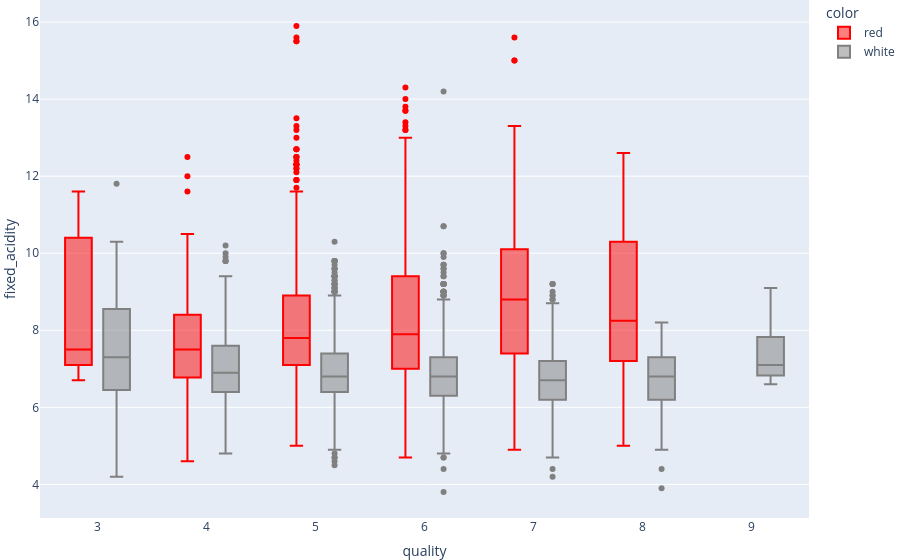
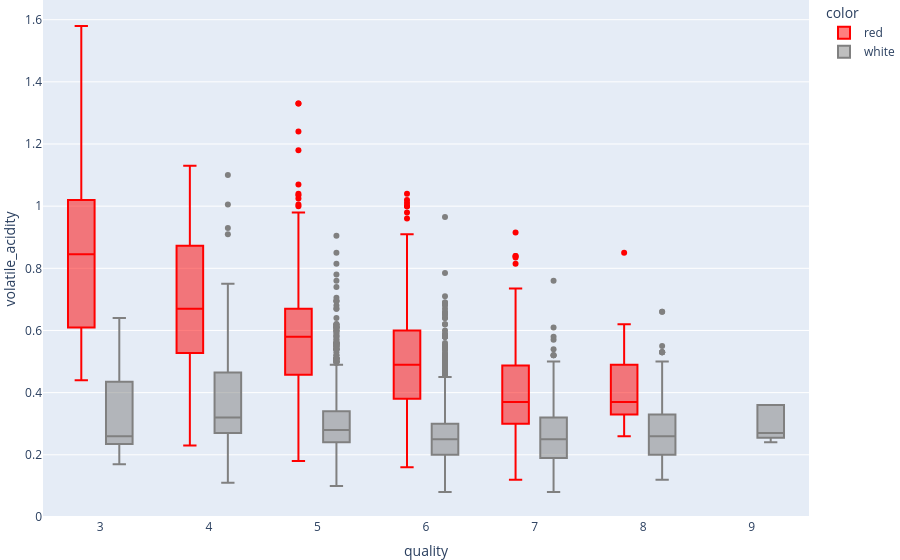
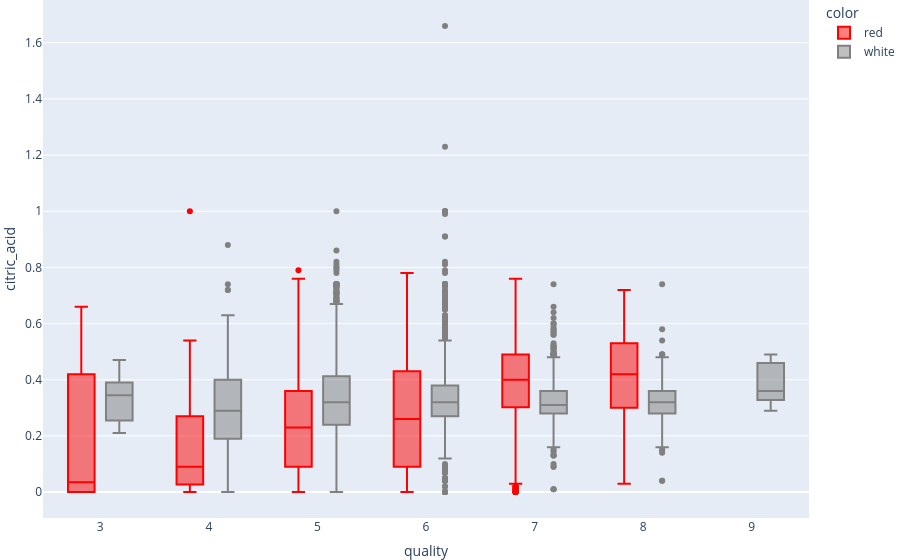
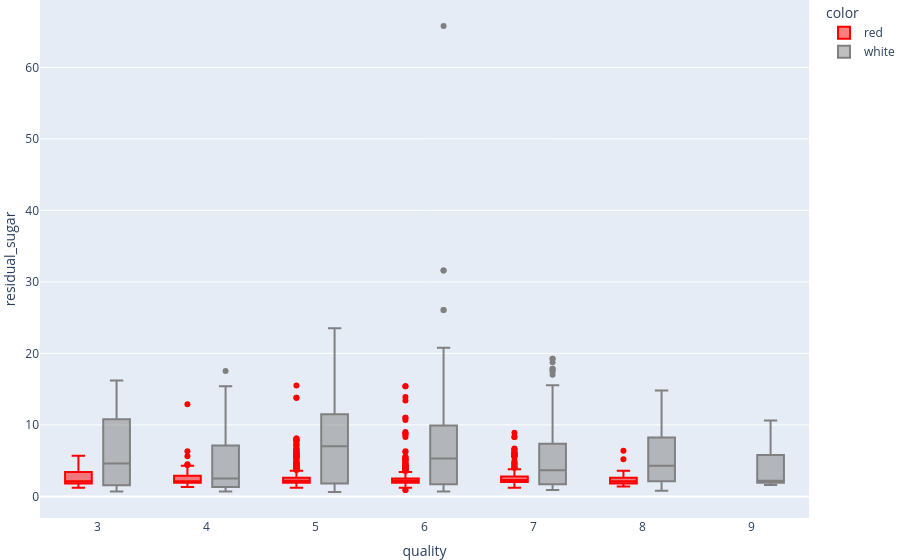

The notebook cell saved with these charts, in order:
### Code cell
features = [col for col in wine_quality_data.columns if col not in ['quality', 'color']]

for feature in features:
    fig = px.box(
        wine_quality_data,
        x='quality',
        y=feature,
        color='color',
        color_discrete_map={'red': 'red', 'white': 'gray'}
    )
    fig.update_layout(margin=dict(l=0, r=0, t=0, b=0))
    pio.write_image(fig, f"images/wine_{feature}.svg")
    fig.show()

### Figure 1 — Plotly figure (JSON) as saved in the notebook; plotly's stock layout.template omitted (floating-point values rounded to 4 significant figures; data arrays with more than 128 entries replaced by an {"elided": "..."} marker saying what was removed)
{"data": [{"alignmentgroup": "True", "hovertemplate": "color=red<br>quality=%{x}<br>fixed_acidity=%{y}<extra></extra>", "legendgroup": "red", "marker": {"color": "red"}, "name": "red", "notched": false, "offsetgroup": "red", "orientation": "v", "showlegend": true, "type": "box", "x": {"elided": "1599 int values"}, "x0": " ", "xaxis": "x", "y": {"elided": "1599 float values"}, "y0": " ", "yaxis": "y"}, {"alignmentgroup": "True", "hovertemplate": "color=white<br>quality=%{x}<br>fixed_acidity=%{y}<extra></extra>", "legendgroup": "white", "marker": {"color": "gray"}, "name": "white", "notched": false, "offsetgroup": "white", "orientation": "v", "showlegend": true, "type": "box", "x": {"elided": "4898 int values"}, "x0": " ", "xaxis": "x", "y": {"elided": "4898 float values"}, "y0": " ", "yaxis": "y"}], "layout": {"boxmode": "group", "legend": {"title": {"text": "color"}, "tracegroupgap": 0}, "margin": {"b": 0, "l": 0, "r": 0, "t": 0}, "xaxis": {"anchor": "y", "domain": [0, 1], "title": {"text": "quality"}}, "yaxis": {"anchor": "x", "domain": [0, 1], "title": {"text": "fixed_acidity"}}}}

### Figure 2 — Plotly figure (JSON) as saved in the notebook; plotly's stock layout.template omitted (floating-point values rounded to 4 significant figures; data arrays with more than 128 entries replaced by an {"elided": "..."} marker saying what was removed)
{"data": [{"alignmentgroup": "True", "hovertemplate": "color=red<br>quality=%{x}<br>volatile_acidity=%{y}<extra></extra>", "legendgroup": "red", "marker": {"color": "red"}, "name": "red", "notched": false, "offsetgroup": "red", "orientation": "v", "showlegend": true, "type": "box", "x": {"elided": "1599 int values"}, "x0": " ", "xaxis": "x", "y": {"elided": "1599 float values"}, "y0": " ", "yaxis": "y"}, {"alignmentgroup": "True", "hovertemplate": "color=white<br>quality=%{x}<br>volatile_acidity=%{y}<extra></extra>", "legendgroup": "white", "marker": {"color": "gray"}, "name": "white", "notched": false, "offsetgroup": "white", "orientation": "v", "showlegend": true, "type": "box", "x": {"elided": "4898 int values"}, "x0": " ", "xaxis": "x", "y": {"elided": "4898 float values"}, "y0": " ", "yaxis": "y"}], "layout": {"boxmode": "group", "legend": {"title": {"text": "color"}, "tracegroupgap": 0}, "margin": {"b": 0, "l": 0, "r": 0, "t": 0}, "xaxis": {"anchor": "y", "domain": [0, 1], "title": {"text": "quality"}}, "yaxis": {"anchor": "x", "domain": [0, 1], "title": {"text": "volatile_acidity"}}}}

### Figure 3 — Plotly figure (JSON) as saved in the notebook; plotly's stock layout.template omitted (floating-point values rounded to 4 significant figures; data arrays with more than 128 entries replaced by an {"elided": "..."} marker saying what was removed)
{"data": [{"alignmentgroup": "True", "hovertemplate": "color=red<br>quality=%{x}<br>citric_acid=%{y}<extra></extra>", "legendgroup": "red", "marker": {"color": "red"}, "name": "red", "notched": false, "offsetgroup": "red", "orientation": "v", "showlegend": true, "type": "box", "x": {"elided": "1599 int values"}, "x0": " ", "xaxis": "x", "y": {"elided": "1599 float values"}, "y0": " ", "yaxis": "y"}, {"alignmentgroup": "True", "hovertemplate": "color=white<br>quality=%{x}<br>citric_acid=%{y}<extra></extra>", "legendgroup": "white", "marker": {"color": "gray"}, "name": "white", "notched": false, "offsetgroup": "white", "orientation": "v", "showlegend": true, "type": "box", "x": {"elided": "4898 int values"}, "x0": " ", "xaxis": "x", "y": {"elided": "4898 float values"}, "y0": " ", "yaxis": "y"}], "layout": {"boxmode": "group", "legend": {"title": {"text": "color"}, "tracegroupgap": 0}, "margin": {"b": 0, "l": 0, "r": 0, "t": 0}, "xaxis": {"anchor": "y", "domain": [0, 1], "title": {"text": "quality"}}, "yaxis": {"anchor": "x", "domain": [0, 1], "title": {"text": "citric_acid"}}}}

### Figure 4 — Plotly figure (JSON) as saved in the notebook; plotly's stock layout.template omitted (floating-point values rounded to 4 significant figures; data arrays with more than 128 entries replaced by an {"elided": "..."} marker saying what was removed)
{"data": [{"alignmentgroup": "True", "hovertemplate": "color=red<br>quality=%{x}<br>residual_sugar=%{y}<extra></extra>", "legendgroup": "red", "marker": {"color": "red"}, "name": "red", "notched": false, "offsetgroup": "red", "orientation": "v", "showlegend": true, "type": "box", "x": {"elided": "1599 int values"}, "x0": " ", "xaxis": "x", "y": {"elided": "1599 float values"}, "y0": " ", "yaxis": "y"}, {"alignmentgroup": "True", "hovertemplate": "color=white<br>quality=%{x}<br>residual_sugar=%{y}<extra></extra>", "legendgroup": "white", "marker": {"color": "gray"}, "name": "white", "notched": false, "offsetgroup": "white", "orientation": "v", "showlegend": true, "type": "box", "x": {"elided": "4898 int values"}, "x0": " ", "xaxis": "x", "y": {"elided": "4898 float values"}, "y0": " ", "yaxis": "y"}], "layout": {"boxmode": "group", "legend": {"title": {"text": "color"}, "tracegroupgap": 0}, "margin": {"b": 0, "l": 0, "r": 0, "t": 0}, "xaxis": {"anchor": "y", "domain": [0, 1], "title": {"text": "quality"}}, "yaxis": {"anchor": "x", "domain": [0, 1], "title": {"text": "residual_sugar"}}}}
